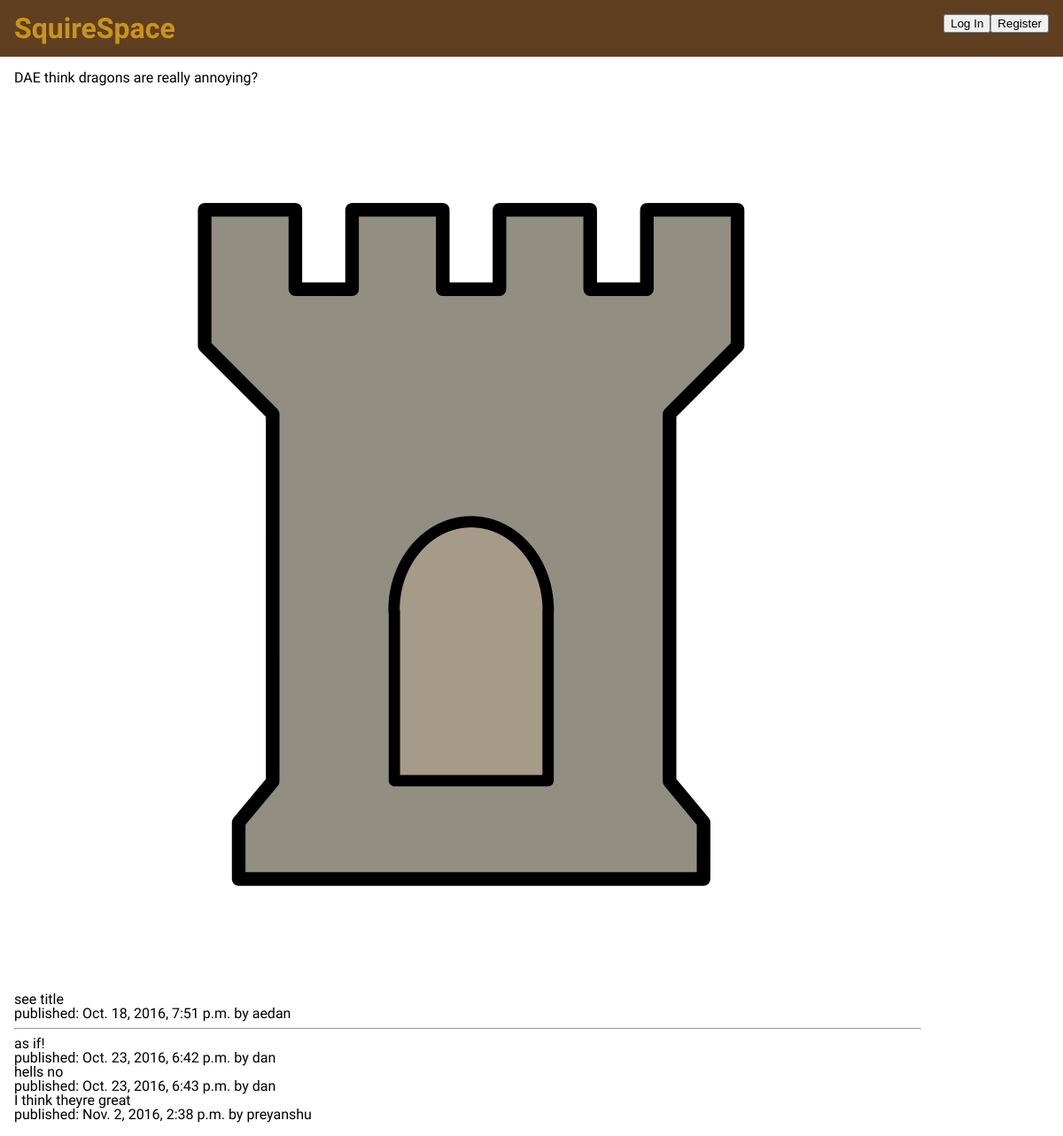
The app's page /post/1/ with its own data.
### blog/models.py (models this page shows, shortened)
class Post(models.Model):
	author = models.ForeignKey('auth.User')
	title = models.CharField(max_length=200)
	text = models.TextField()
	created_date = models.DateTimeField(
		default=timezone.now)
	published_date = models.DateTimeField(
		blank = True, null = True)
	image = models.ImageField(upload_to='media',default='blog/static/img/default.png')

class Comment(models.Model):
    post = models.ForeignKey('blog.Post', related_name='comments')
    author = models.ForeignKey('auth.User')
    text = models.TextField()
    created_date = models.DateTimeField(default=timezone.now)

### blog/views.py (the view)
# urls.py: url(r'^post/(?P<pk>\d+)/$', views.post_detail, name='post_detail'),
def post_detail(request, pk):
    post = get_object_or_404(Post, pk=pk)
    return render(request, 'blog/post_with_comments.html', {'post': post})

### blog/templates/blog/post_with_comments.html (shortened to what this page needs)
{% extends 'blog/base.html' %}
{% block content %}
{% load staticfiles %}
    <div class="post">
        <h1>{{ post.title }}</h1>
        <img src="{{ post.image|linebreaksbr }}">
	    <p><big>{{ post.text|linebreaksbr }}</big></p>
	    <p><small>published: {{ post.published_date }} by {{ post.author }}</small></p>
    </div>
    <hr />
    {% for comment in post.comments.all %}
        <p><big>{{ comment.text|linebreaksbr }}</big></p>
        <p><small>published: {{ comment.created_date }} by {{ comment.author }}</small></p>
    {% empty %}
        <p>No comments</p>
    {% endfor %}
    {% endblock %}

### blog/static/css/theme.css (style rules this page uses)
html, body, div, span, applet, object, iframe, h1, h2, h3, h4, h5, h6, p, blockquote, pre, a, abbr, acronym, address, big, cite, code, del, dfn, em, img, ins, kbd, q, s, samp, small, strike, strong, sub, sup, tt, var, b, u, i, center, dl, dt, dd, ol, ul, li, fieldset, form, label, legend, table, caption, tbody, tfoot, thead, tr, th, td, article, aside, canvas, details, embed, figure, figcaption, footer, header, hgroup, menu, nav, output, ruby, section, summary, time, mark, audio, video { margin: 0; padding: 0; border: 0; font-size: 100%; font: inherit; vertical-align: baseline; text-decoration: none; }
body { line-height: 1; }
body { font-family: MedievalSharp; }

### records on screen
Post: title "DAE think dragons are really annoying?", image (placeholder picture), text "see title", published_date "Oct. 18, 2016, 7:51 p.m.", author "aedan"
Comment: text "as if!", created_date "Oct. 23, 2016, 6:42 p.m.", author "dan"
Comment: text "hells no", created_date "Oct. 23, 2016, 6:43 p.m.", author "dan"
Comment: text "I think theyre great", created_date "Nov. 2, 2016, 2:38 p.m.", author "preyanshu"
